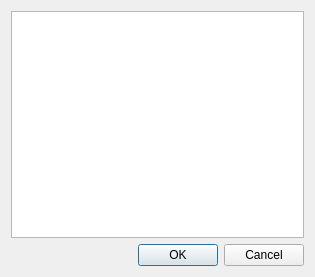
<?xml version="1.0" encoding="UTF-8"?>
<ui version="4.0">
 <class>Dialog</class>
 <widget class="QDialog" name="Dialog">
  <property name="geometry">
   <rect>
    <x>0</x>
    <y>0</y>
    <width>315</width>
    <height>277</height>
   </rect>
  </property>
  <property name="windowTitle">
   <string>Select relevant datasets</string>
  </property>
  <layout class="QGridLayout" name="gridLayout">
   <item row="0" column="0">
    <widget class="QListWidget" name="data_objects">
     <property name="selectionMode">
      <enum>QAbstractItemView::MultiSelection</enum>
     </property>
     <property name="selectionBehavior">
      <enum>QAbstractItemView::SelectRows</enum>
     </property>
    </widget>
   </item>
   <item row="1" column="0">
    <widget class="QDialogButtonBox" name="buttonBox">
     <property name="orientation">
      <enum>Qt::Horizontal</enum>
     </property>
     <property name="standardButtons">
      <set>QDialogButtonBox::Cancel|QDialogButtonBox::Ok</set>
     </property>
    </widget>
   </item>
  </layout>
 </widget>
 <resources/>
 <connections>
  <connection>
   <sender>buttonBox</sender>
   <signal>accepted()</signal>
   <receiver>Dialog</receiver>
   <slot>accept()</slot>
   <hints>
    <hint type="sourcelabel">
     <x>248</x>
     <y>254</y>
    </hint>
    <hint type="destinationlabel">
     <x>157</x>
     <y>274</y>
    </hint>
   </hints>
  </connection>
  <connection>
   <sender>buttonBox</sender>
   <signal>rejected()</signal>
   <receiver>Dialog</receiver>
   <slot>reject()</slot>
   <hints>
    <hint type="sourcelabel">
     <x>316</x>
     <y>260</y>
    </hint>
    <hint type="destinationlabel">
     <x>286</x>
     <y>274</y>
    </hint>
   </hints>
  </connection>
 </connections>
</ui>
